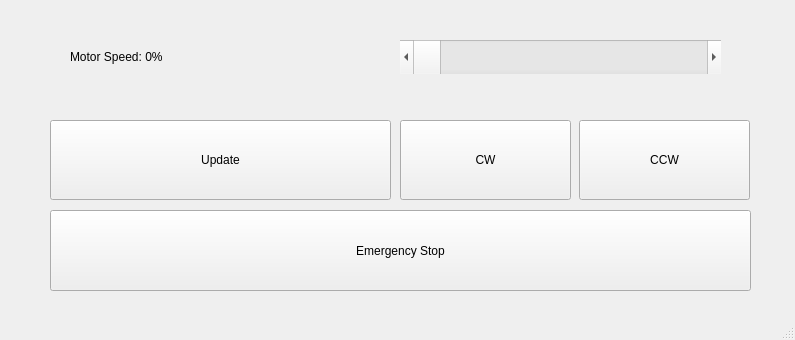
<?xml version="1.0" encoding="UTF-8"?>
<ui version="4.0">
 <class>MainWindow</class>
 <widget class="QMainWindow" name="MainWindow">
  <property name="geometry">
   <rect>
    <x>0</x>
    <y>0</y>
    <width>795</width>
    <height>340</height>
   </rect>
  </property>
  <property name="windowTitle">
   <string>Motor Control</string>
  </property>
  <widget class="QWidget" name="centralwidget">
   <widget class="QPushButton" name="eStopBN">
    <property name="geometry">
     <rect>
      <x>50</x>
      <y>210</y>
      <width>701</width>
      <height>81</height>
     </rect>
    </property>
    <property name="text">
     <string>Emergency Stop</string>
    </property>
   </widget>
   <widget class="QPushButton" name="updateBN">
    <property name="geometry">
     <rect>
      <x>50</x>
      <y>120</y>
      <width>341</width>
      <height>80</height>
     </rect>
    </property>
    <property name="text">
     <string>Update</string>
    </property>
   </widget>
   <widget class="QPushButton" name="cwBN">
    <property name="geometry">
     <rect>
      <x>400</x>
      <y>120</y>
      <width>171</width>
      <height>80</height>
     </rect>
    </property>
    <property name="text">
     <string>CW</string>
    </property>
   </widget>
   <widget class="QScrollBar" name="speedBar">
    <property name="geometry">
     <rect>
      <x>400</x>
      <y>40</y>
      <width>321</width>
      <height>34</height>
     </rect>
    </property>
    <property name="orientation">
     <enum>Qt::Horizontal</enum>
    </property>
   </widget>
   <widget class="QPushButton" name="ccwBN">
    <property name="geometry">
     <rect>
      <x>579</x>
      <y>120</y>
      <width>171</width>
      <height>80</height>
     </rect>
    </property>
    <property name="text">
     <string>CCW</string>
    </property>
   </widget>
   <widget class="QLabel" name="label">
    <property name="geometry">
     <rect>
      <x>70</x>
      <y>40</y>
      <width>321</width>
      <height>34</height>
     </rect>
    </property>
    <property name="text">
     <string>Motor Speed: 0%</string>
    </property>
   </widget>
  </widget>
  <widget class="QStatusBar" name="statusbar"/>
 </widget>
 <resources/>
 <connections/>
</ui>
